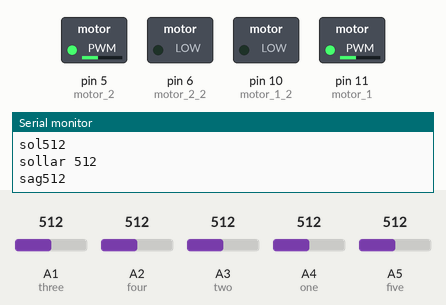
Bench run of a sketch on a simulated Arduino Uno, built with avr-gcc and run on an emulated ATmega328P. On the bench: switched loads named in the sketch (green lamp = pin HIGH), the last lines printed to the serial monitor. Inputs (shaded band) come from the test bench; at power-on: A1 (three) = 512, A2 (four) = 512, A3 (two) = 512, A4 (one) = 512, A5 (five) = 512.

Above: at 1.2 s.
1.3 s: A1 (three) set to 494
At 2.5 s:
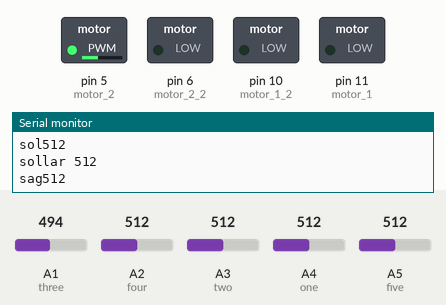
2.8 s: A1 (three) set to 510
At 3.2 s:
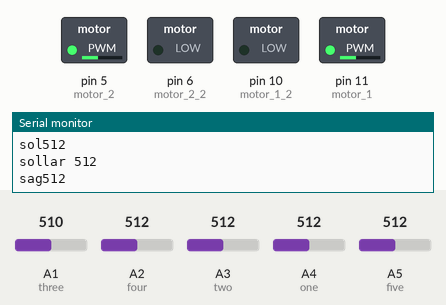
5.8 s: A1 (three) set to 490
At 6.5 s:
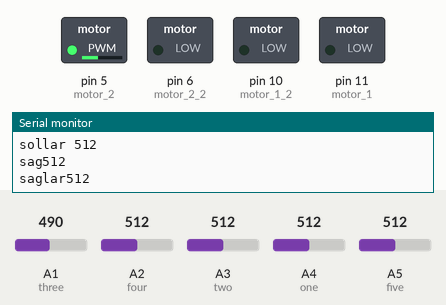
Timing chart, 0 to 8.8 s (numbered marks = the images above; inputs shaded):
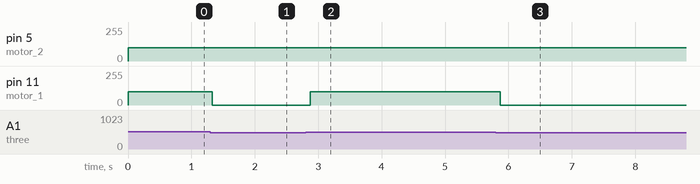

Measured:
- the behaviour switches between 501 and 500 on A1 (three) (found by bisection; images 0 and 1)
- after the input at 1.3 s, pin 11 (motor_1): 100/255 → 0/255 at once
- after the input at 2.8 s, pin 11 (motor_1): 0/255 → 100/255 after 0.08 s
- after the input at 5.8 s, pin 11 (motor_1): 100/255 → 0/255 after 0.07 s

The sketch:

cizgi_izleyen_v1_siyah_cizgi.ino
```cpp
 //int sensor_sol=A0;    //Yesil Kablo en sol
int three=A1;   //Sari Kablo orta
int four=A2;   //Kirmizi Kablo
int two=A3;    //Beyaz Kablo en sag
int one=A4;  // Turuncu Kablo
int five=A5;  // Mavi Kablo


// 600 Siyah , 400 Beyaz
//int sol_deger;
int one_deger;
int two_deger;
int three_deger;
int four_deger;
int five_deger;

int motor_1=11;
int motor_1_2=10;
int motor_2=5;
int motor_2_2=6;

int ledpin=13;


void setup()
{
  //pinMode(sensor_sol,INPUT);
  pinMode(one,INPUT);
  pinMode(two,INPUT);
  pinMode(three,INPUT);
  pinMode(four,INPUT);
  pinMode(five,INPUT);

  pinMode(motor_1,OUTPUT);
  pinMode(motor_1_2,OUTPUT);
  pinMode(motor_2,OUTPUT);
  pinMode(motor_2_2,OUTPUT);

  Serial.begin(9600);
}

void loop()

{
  /*sol_deger=analogRead(sensor_sol);
  sol_deger=constrain(sol_deger,400,600);
  Serial.print("sol_sensor");
  Serial.println(sol_deger);
  */
  one_deger=analogRead(one);
  one_deger=constrain(one_deger,400,600);
  Serial.print("sag");
  Serial.println(one_deger);


 two_deger=analogRead(two);
 two_deger=constrain(two_deger,400,600);
 Serial.print("saglar");
 Serial.println(two_deger);


 three_deger=analogRead(three);
  three_deger=constrain(three_deger,400,600);
  Serial.print("orta");
  Serial.println(three_deger);

 four_deger=analogRead(four);
 four_deger=constrain(four_deger,400,600);
 Serial.print("sol");
 Serial.println(four_deger);

 five_deger=analogRead(five);
  five_deger=constrain(five_deger,400,600);
 Serial.print("sollar ");
 Serial.println(five_deger);

  if ( (three_deger> 500))  // orta siyah ise
  {
    analogWrite(motor_1,100);
    //digitalWrite(motor_1,HIGH);
   digitalWrite(motor_1_2,LOW);
   analogWrite(motor_2,100);
   //digitalWrite(motor_2,HIGH);
   digitalWrite(motor_2_2,LOW);
  }
  else if ((one_deger>500)||(two_deger>500)) // sol yan siyahdan cikmis ise sol motor ileri
  {

    digitalWrite(motor_1,LOW);
    digitalWrite(motor_1_2,LOW);
 /*
    for(int i=10; i<101;i=i+10)
    {
      analogWrite(motor_2, i);
    }
    */

   analogWrite(motor_2,100);
   //digitalWrite(motor_2,HIGH);
   digitalWrite(motor_2_2,LOW);


  }

  else if ((four_deger>500)||(five_deger>500))  // sag yan siyahdan cikmis ise sag motor ileri
  {

      /*for(int i=10; i<101;i=i+10)
     {
      analogWrite(motor_1, i);
    }
    */

   analogWrite(motor_1,100);
  //digitalWrite(motor_1,HIGH);
  digitalWrite(motor_1_2,LOW);

  digitalWrite(motor_2,LOW);
  digitalWrite(motor_2_2,LOW);

  }

  else if ((one_deger <500)&&(two_deger<500)&&(three_deger<500)&&(four_deger<500)&&(five_deger<500))
 {
   digitalWrite(motor_1,LOW);
   digitalWrite(motor_1_2,LOW);
   digitalWrite(motor_2,LOW);
   digitalWrite(motor_2_2,LOW);
 }
  }
```
